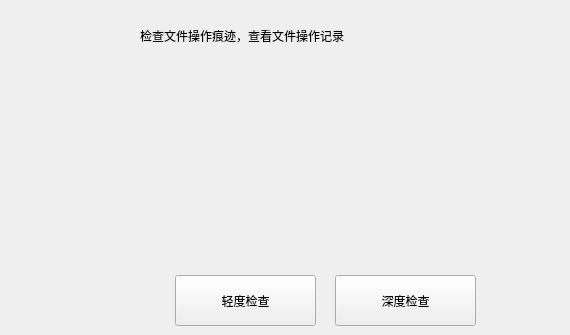
      <widget class="QWidget" name="page_19">
       <widget class="QLabel" name="label_35">
        <property name="geometry">
         <rect>
          <x>255</x>
          <y>95</y>
          <width>131</width>
          <height>131</height>
         </rect>
        </property>
        <property name="text">
         <string/>
        </property>
        <property name="pixmap">
         <pixmap resource="button.qrc">:/button/book_search.png</pixmap>
        </property>
        <property name="scaledContents">
         <bool>true</bool>
        </property>
       </widget>
       <widget class="QPushButton" name="wjczMildCheckButton_2">
        <property name="geometry">
         <rect>
          <x>175</x>
          <y>275</y>
          <width>141</width>
          <height>51</height>
         </rect>
        </property>
        <property name="text">
         <string>轻度检查</string>
        </property>
       </widget>
       <widget class="QLabel" name="budingLabel_4">
        <property name="geometry">
         <rect>
          <x>140</x>
          <y>15</y>
          <width>421</width>
          <height>41</height>
         </rect>
        </property>
        <property name="styleSheet">
         <string notr="true">font: 18pt &quot;微软雅黑&quot;;
color: rgb(0, 0, 0);</string>
        </property>
        <property name="text">
         <string>检查文件操作痕迹，查看文件操作记录</string>
        </property>
       </widget>
       <widget class="QPushButton" name="wjczDeepCheckButton_2">
        <property name="geometry">
         <rect>
          <x>335</x>
          <y>275</y>
          <width>141</width>
          <height>51</height>
         </rect>
        </property>
        <property name="text">
         <string>深度检查</string>
        </property>
       </widget>
       <widget class="QLabel" name="label_36">
        <property name="geometry">
         <rect>
          <x>105</x>
          <y>20</y>
          <width>30</width>
          <height>30</height>
         </rect>
        </property>
        <property name="text">
         <string/>
        </property>
        <property name="pixmap">
         <pixmap resource="button.qrc">:/button/attn.png</pixmap>
        </property>
        <property name="scaledContents">
         <bool>true</bool>
        </property>
       </widget>
      </widget>
